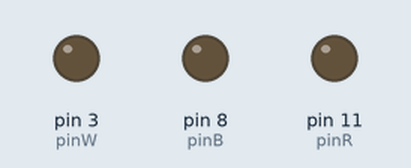
The sketch below on a simulated Arduino Uno, built with avr-gcc and run on an emulated ATmega328P. On the bench: output pins drawn as LEDs (lit = HIGH).

Above: at 0.2 s.
At 1.2 s:
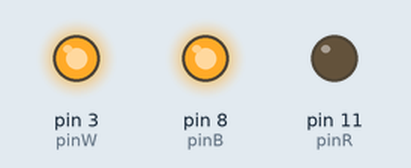
At 1.7 s:
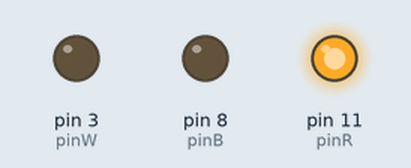
At 3.7 s:
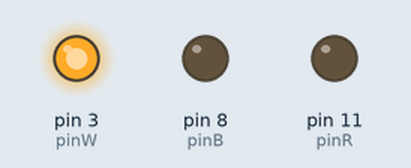
At 5.7 s:
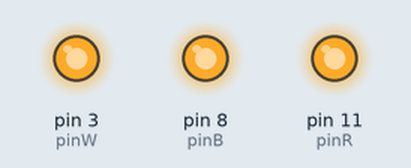
Timing chart, 0 to 6.9 s (numbered marks = the images above):
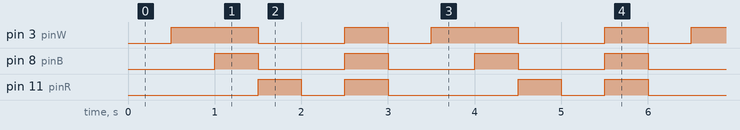

Measured:
- by itself, pin 3 (pinW): repeats every 3.0 s: LOW 1.0 s, HIGH 0.50 s, LOW 0.50 s, HIGH 1.0 s
- by itself, pin 8 (pinB): alternates HIGH for 0.50 s and LOW for 1.0 s
- by itself, pin 11 (pinR): repeats every 3.0 s: LOW 0.50 s, HIGH 0.50 s, LOW 1.5 s, HIGH 0.50 s

The sketch:

LED_Binary.ino
```cpp
int pinR = 11;
int pinB = 8;
int pinW = 3;
int dtime = 500;

void setup() {
  // put your setup code here, to run once:
pinMode(pinR,OUTPUT);
pinMode(pinB,OUTPUT);
pinMode(pinW,OUTPUT);
}

void loop() {
  // put your main code here, to run repeatedly:

// 0,0,0
digitalWrite(pinR,LOW);
digitalWrite(pinB,LOW);
digitalWrite(pinW,LOW);
delay(dtime);

// 0,0,1
digitalWrite(pinR,LOW);
digitalWrite(pinB,LOW);
digitalWrite(pinW,HIGH);
delay(dtime);

//0,1,1
digitalWrite(pinR,LOW);
digitalWrite(pinB,HIGH);
digitalWrite(pinW,HIGH);
delay(dtime);

//1,0,0
digitalWrite(pinR,HIGH);
digitalWrite(pinB,LOW);
digitalWrite(pinW,LOW);
delay(dtime);

// 0,0,0
digitalWrite(pinR,LOW);
digitalWrite(pinB,LOW);
digitalWrite(pinW,LOW);
delay(dtime);

// 1,1,1
digitalWrite(pinR,HIGH);
digitalWrite(pinB,HIGH);
digitalWrite(pinW,HIGH);
delay(dtime);
}
```
